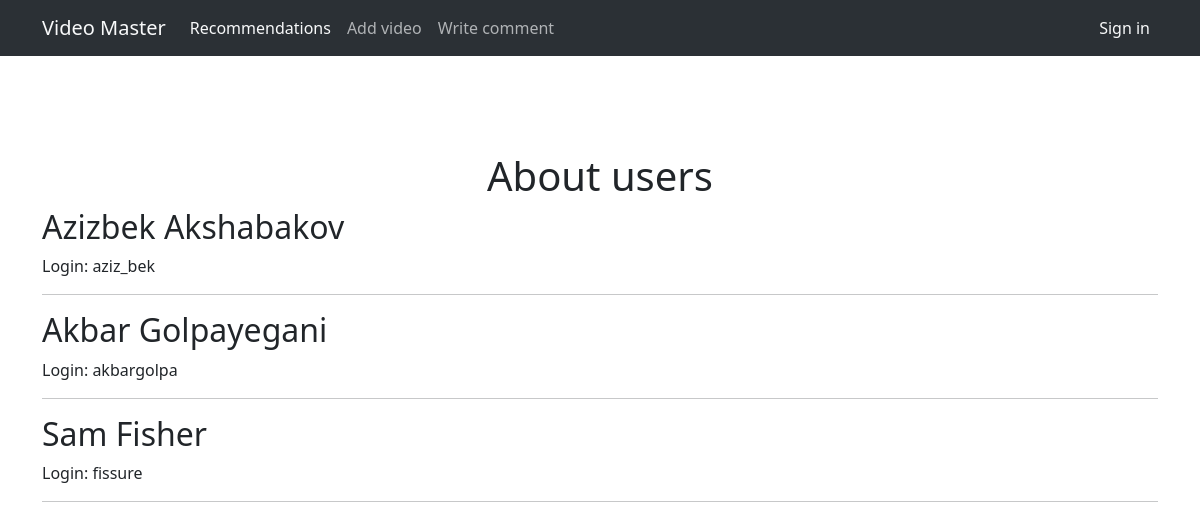
The page /about/ on the database its author committed.
### mainapp/models.py (models this page shows, shortened)
class User(models.Model):
    login = models.CharField(max_length=255)
    first_name = models.CharField(max_length=255)
    last_name = models.CharField(max_length=255)
    password = models.CharField(max_length=255)
    icon = models.ImageField(upload_to='icons/')

### mainapp/views.py (the view)
# urls.py: path('about/', about, name='about'),#
def about(request):
    users = User.objects.all()
    return render(request, 'mainapp/about.html', {'users': users})

### mainapp/templates/mainapp/about.html
{% extends 'mainapp/base.html' %}
{% block content %}
    <h1 class="text-center mt-5 pt-5">About users</h1>
    {% for user in users %}
        <h2>{{ user.first_name }} {{ user.last_name }}</h2>
        <p>Login: {{ user.login }}</p>
        <hr>
    {% endfor %}
{% endblock %}

### rows shown on the page
User: first_name "Azizbek", last_name "Akshabakov", login "aziz_bek"
User: first_name "Akbar", last_name "Golpayegani", login "akbargolpa"
User: first_name "Sam", last_name "Fisher", login "fissure"
